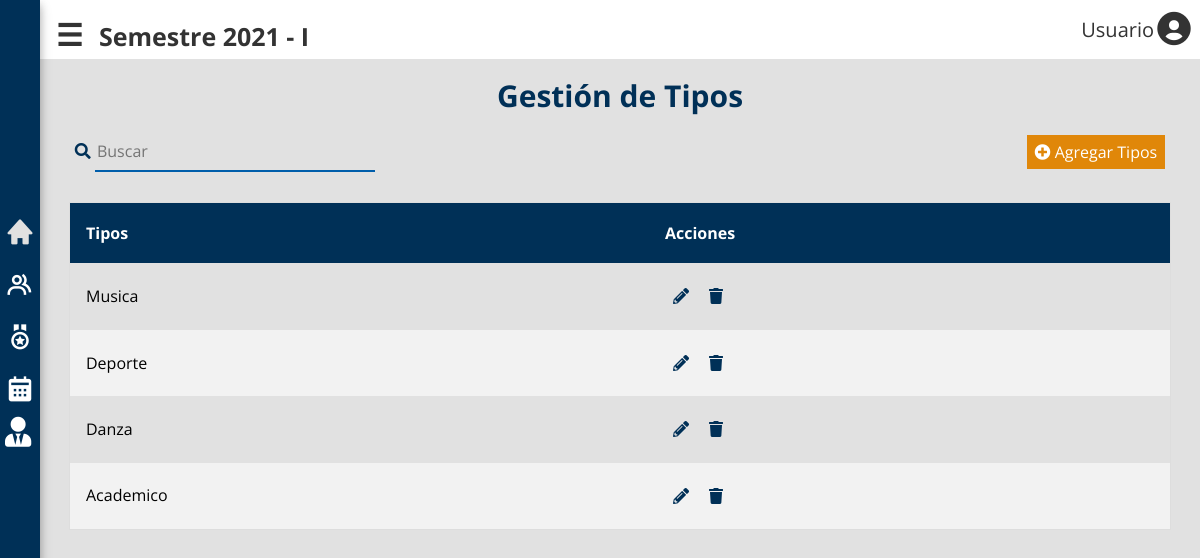
/tipos.php, run on an earlier commit of the app's database.
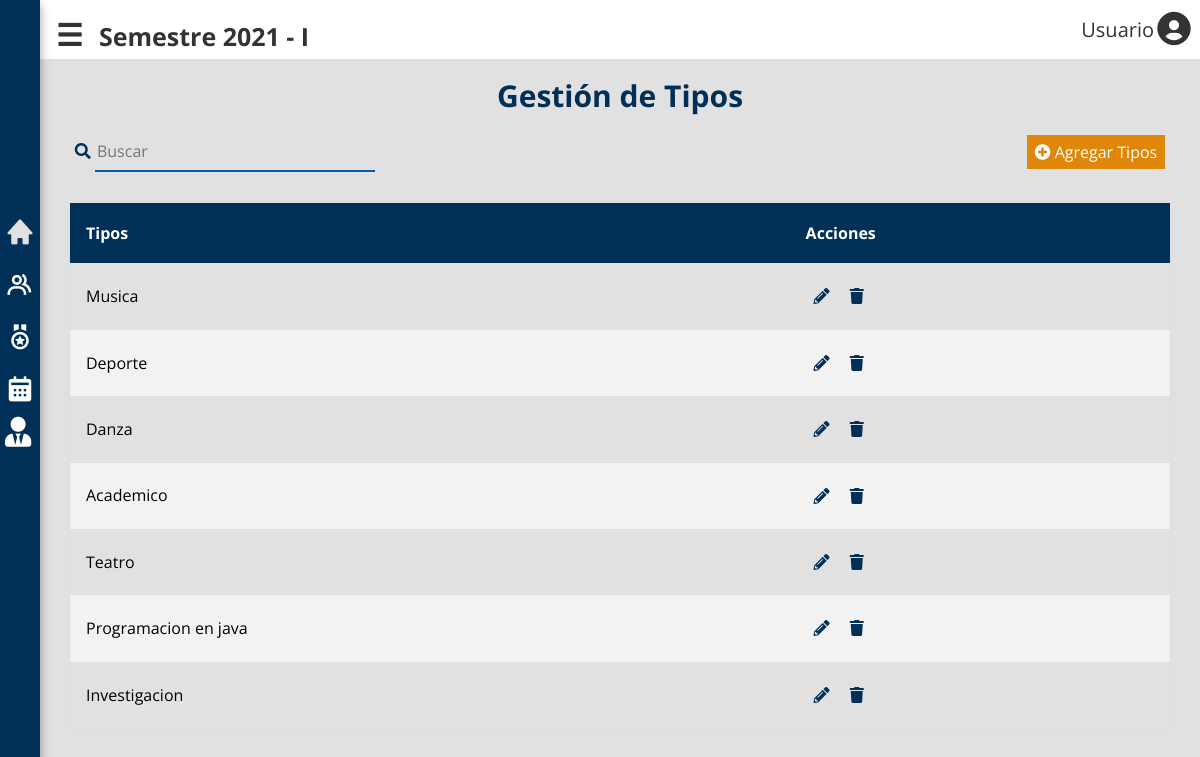
And on a later commit of the database.
### tables this page shows
CREATE TABLE `tipo_grupo` (
  `idTipoGrupo` int NOT NULL AUTO_INCREMENT,
  `nombre_tipo` varchar(45) NOT NULL,
  PRIMARY KEY (`idTipoGrupo`)
);

### classes/TipoGrupo.php (called while the page is built, shortened)
<?php
class TipoGrupo
{
    protected static $db;
    public static function setDB($dataBase)
    {
        self::$db = $dataBase;
    }
    public static function all()
    {
        $query = "SELECT * FROM tipo_grupo";
        $resultado = self::consultarSQL($query);
        return $resultado;
    }
    public static function consultarSQL($query)
    {
        $resultado = self::$db->query($query);
        $array = [];
        while ($registro = $resultado->fetch_assoc()) {
            $array[] = self::crearObjeto($registro);
        }
        return $array;
    }
    protected static function crearObjeto($registro)
    {
        $objeto = new self;
        foreach ($registro as $key => $value) {
            if (property_exists($objeto, $key)) {
                $objeto->$key = $value;
            }
        }
        return $objeto;
    }
}

### tipos.php (the view, shortened to what this page needs)
<?php
$tipos = TipoGrupo::all();
?>
<div class="contenedor-grupos">
  <div class="titulo-grupos">
    <h2 class="no-margin">Gestión de Tipos</h2>
  </div>
  <div class="acciones-grupo">
    <div class="buscar">
      <i class="fas fa-search"></i>
      <input type="text" placeholder="Buscar">
    </div>
    <div class="nuevo-grupo">
      <button type="button" class="boton-grupo" id="boton-agregar-tipo" onclick="modal( 'modal-tipo', 'boton-agregar-tipo', 'close-tipo', 'nuevo tipo')">
        <i class="fas fa-plus-circle"></i> Agregar Tipos</button>
    </div>
  </div>
  <div class="contenedor-tabla tab-beneficio">
    <table>
      <tr>
        <thead>
          <tr>
            <th>Tipos</th>
            <th>Acciones</th>
          </tr>
        </thead>
        <?php foreach ($tipos as $tipo) :  ?>
      <tr>
        <td><?php echo $tipo->nombre_tipo; ?></td>
        <td>
          <form method="GET" target="frame">
            <button type="button" class="boton-acciones" onclick="actualizarTipo(<?php echo $tipo->idTipoGrupo; ?>, 'modal-tipo', 'boton-actualizar-tipo', 'close-tipo')">
              <i class=" fas fa-pencil-alt"></i> </button>
            <button type="button" class="boton-acciones borrar">
              <i class="fas fa-trash"></i> </button>
          </form>
        </td>
      </tr>
    <?php endforeach; ?>
    </table>
  </div>
</div>
</div>
</div>

What changed in the data, as far as the page shows it:
added tipo_grupo: nombre_tipo "Teatro"
added tipo_grupo: nombre_tipo "Programacion en java"
added tipo_grupo: nombre_tipo "Investigacion"
